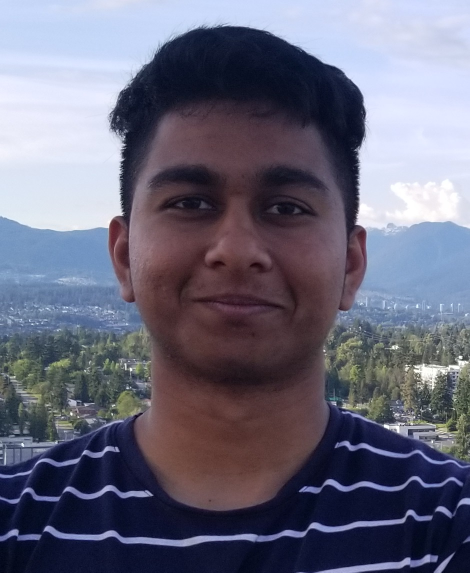
#> input picture Mahela/SampleImages/me.jpg, 939 x 1145 px (shown at 1/2 size)
$ python transparent_overlay.py
#> lines starting #> are read from the running program, lines starting #| are printed output that depends on the picture
import numpy as np
import cv2


def overlay_transparent(background_img, img_to_overlay_t, x, y, overlay_size=None):
    """
    @brief      Overlays a transparant PNG onto another image using CV2

    @param      background_img    The background image
    @param      img_to_overlay_t  The transparent image to overlay (has alpha channel)
    @param      x                 x location to place the top-left corner of our overlay
    @param      y                 y location to place the top-left corner of our overlay
    @param      overlay_size      The size to scale our overlay to (tuple), no scaling if None

    @return     Background image with overlay on top
    """
#> called with background_img = 'SampleImages/me.jpg', img_to_overlay_t = 'SampleImages/beard.png', x = 0, y = 0, overlay_size = (200, 200)
    background_img = cv2.imread(background_img)
#> background_img is the input picture: shape (1145, 939, 3); mean B, G, R 122.4, 104, 104.5
    img_to_overlay_t=cv2.imread(img_to_overlay_t,-1)
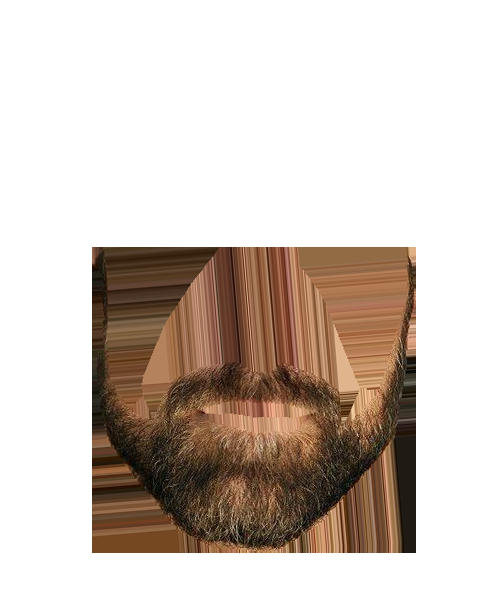
#> input picture Mahela/SampleImages/beard.png, 500 x 600 px
#> img_to_overlay_t is the input picture: shape (600, 500, 4); mean B, G, R, A 189.2, 197.8, 209.3, 32.4


    bg_img = background_img.copy()

    if overlay_size is not None:
        img_to_overlay_t = cv2.resize(img_to_overlay_t.copy(), overlay_size)
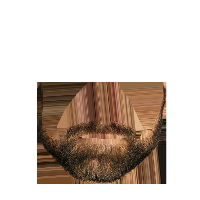
#> img_to_overlay_t: shape (200, 200, 4); mean B, G, R, A 189.5, 198, 209.5, 32.4

    # Extract the alpha mask of the RGBA image, convert to RGB
    b, g, r, a = cv2.split(img_to_overlay_t)
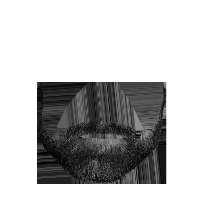
#> b: shape (200, 200); min 0, max 255, mean 189.5
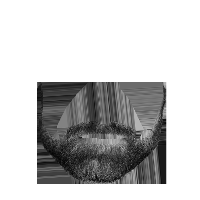
#> g: shape (200, 200); min 1, max 255, mean 198
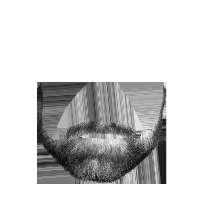
#> r: shape (200, 200); min 3, max 255, mean 209.5
    overlay_color = cv2.merge((b, g, r))

    # Apply some simple filtering to remove edge noise
    mask = cv2.medianBlur(a, 5)

    h, w, _ = overlay_color.shape
#> h = 200; w = 200
    roi = bg_img[y:y + h, x:x + w]

    # Black-out the area behind the logo in our original ROI
    img1_bg = cv2.bitwise_and(roi.copy(), roi.copy(), mask=cv2.bitwise_not(mask))
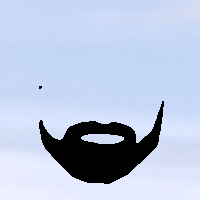
#> img1_bg: shape (200, 200, 3); mean B, G, R 219.4, 194.6, 182.9

    # Mask out the logo from the logo image.
    img2_fg = cv2.bitwise_and(overlay_color, overlay_color, mask=mask)
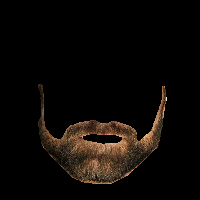
#> img2_fg: shape (200, 200, 3); mean B, G, R 6.2, 9.1, 12.7

    # Update the original image with our new ROI
    bg_img[y:y + h, x:x + w] = cv2.add(img1_bg, img2_fg)

    return bg_img

img = 'SampleImages/me.jpg'
overlay_t = 'SampleImages/beard.png'  # -1 loads with transparency

cv2.imshow('image', overlay_transparent(img, overlay_t, 0, 0, (200, 200)))
cv2.waitKey(0)
